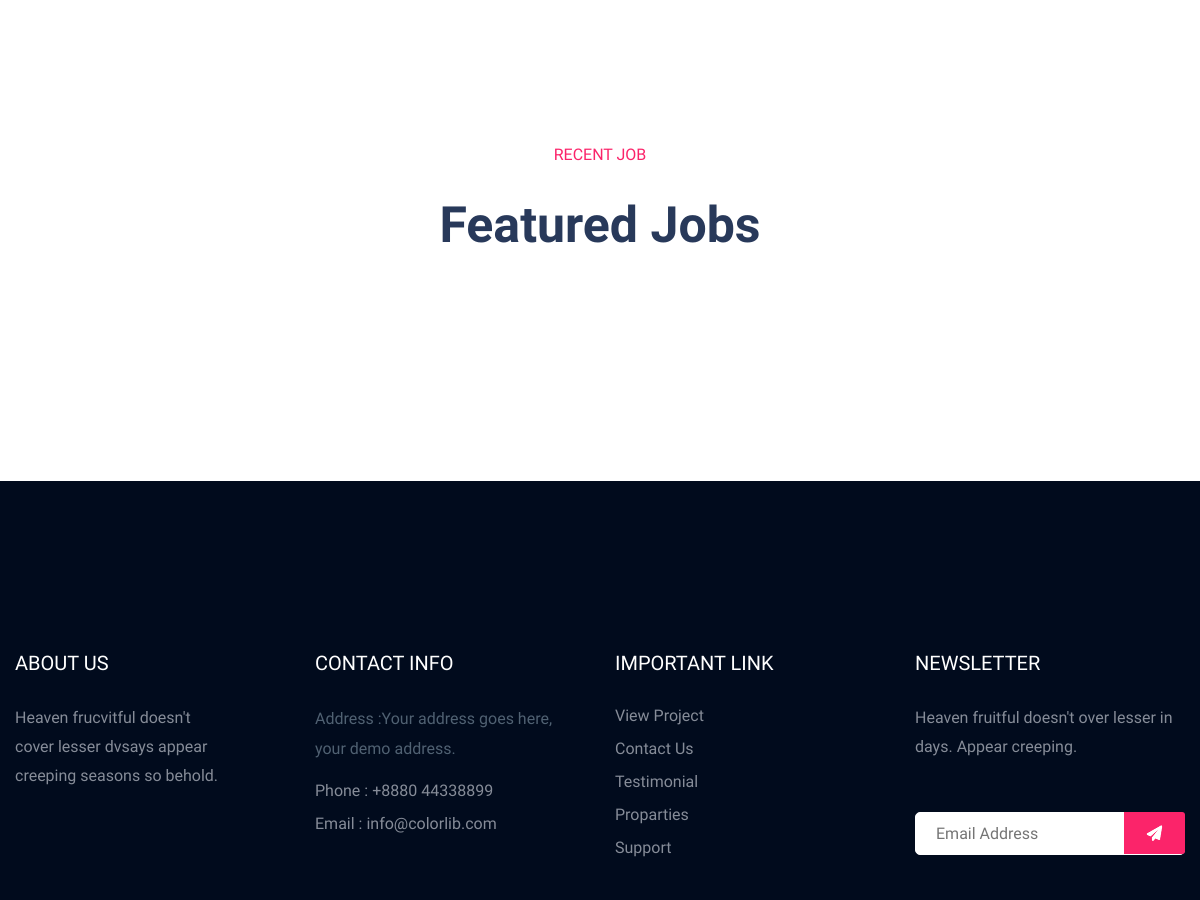
The app's page /jobs/ (middle part), older data.
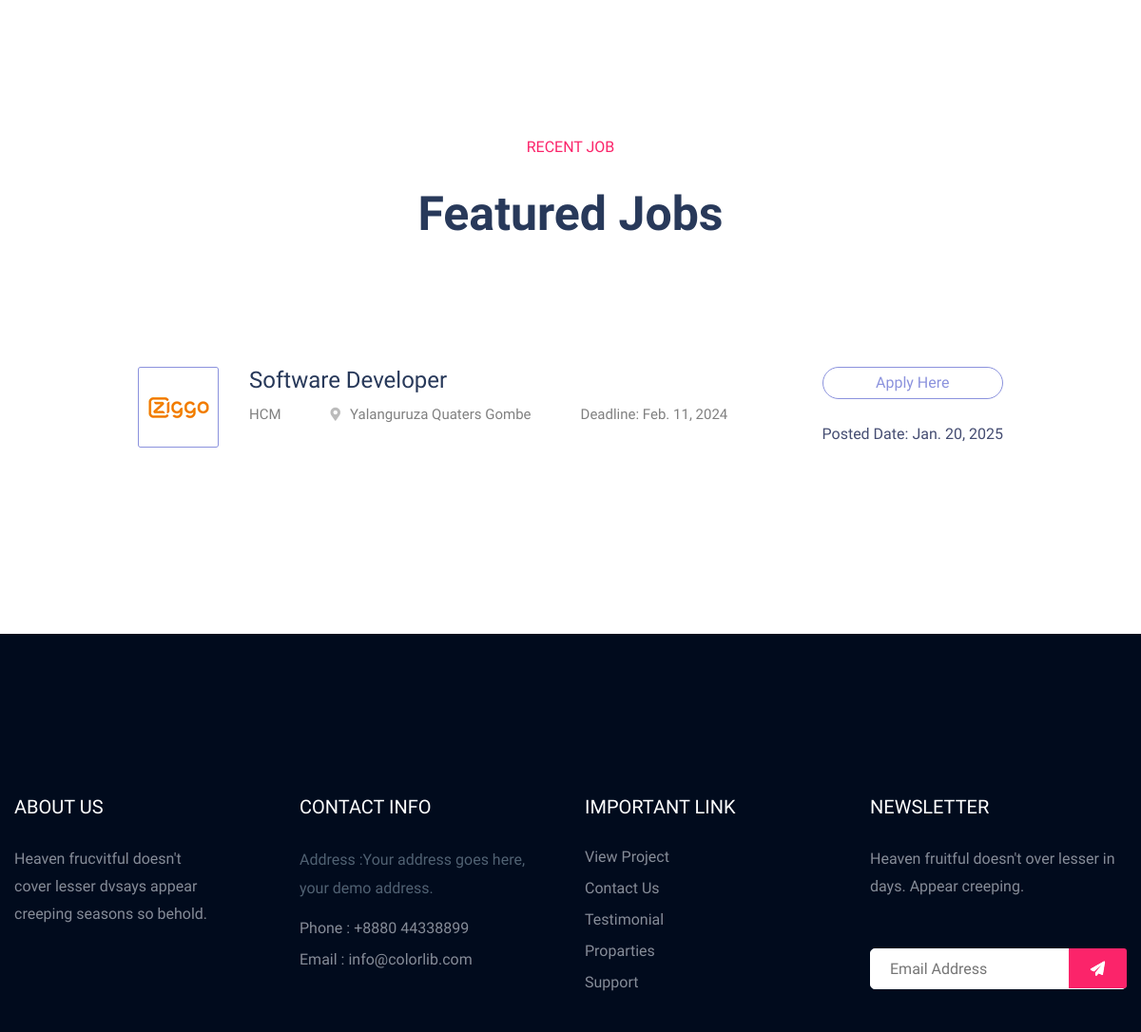
The same page, newer data.
### employer/models.py (models this page shows, shortened)
class Job(models.Model):
    title = models.CharField(max_length=100)
    description = models.TextField()
    company = models.CharField(max_length=100)
    location = models.CharField(max_length=100)
    posted_date = models.DateField(auto_now_add=True)
    deadline = models.DateField()

### employer/views.py (the view)
# urls.py: path('', views.JobListView.as_view(), name='jobs'),
class JobListView(View):
    def get(self, request):
        jobs = Job.objects.all().order_by('-id')[:5]
        return render(request, 'employer/jobs/index.html', {'jobs': jobs})

### templates/employer/jobs/index.html (shortened to what this page needs)
{% extends 'base.html' %}
{% load static %}
{% block content %}
  <section class="featured-job-area feature-padding">
    <div class="container">
      <div class="row">
        <div class="col-lg-12">
          <div class="section-tittle text-center">
            <span>Recent Job</span>
            <h2>Featured Jobs</h2>
          </div>
        </div>
      </div>
      <div class="row justify-content-center">
        <div class="col-xl-10">
          {% for job in jobs %}
            <div class="single-job-items mb-30">
              <div class="job-items">
                <div class="company-img">
                  <a href="job_details.html"><img src="{% static 'assets/img/icon/job-list1.png' %}" alt="" /></a>
                </div>
                <div class="job-tittle">
                  <a href="job_details.html"><h4>{{ job.title }}</h4></a>
                  <ul>
                    <li>{{ job.company }}</li>
                    <li>
                      <i class="fas fa-map-marker-alt"></i>{{ job.location }}
                    </li>
                    <li>Deadline: {{ job.deadline }}</li>
                  </ul>
                </div>
              </div>
              <div class="items-link f-right">
                <a href="{% url "employer:jobs-single" job.id %}">Apply Here</a>
                <span>Posted Date: {{ job.posted_date }}</span>
              </div>
            </div>
          {% endfor %}
        </div>
      </div>
    </div>
  </section>
{% endblock %}

### templates/base.html (shortened to what this page needs)
{% load static %}
<!DOCTYPE html>
<html class="no-js" lang="zxx">
  <head>
    <link rel="stylesheet" href=" {% static 'assets/css/bootstrap.min.css' %} " />
    <link rel="stylesheet" href=" {% static 'assets/css/owl.carousel.min.css' %} " />
    <link rel="stylesheet" href=" {% static 'assets/css/flaticon.css' %} " />
    <link rel="stylesheet" href=" {% static 'assets/css/price_rangs.css' %} " />
    <link rel="stylesheet" href=" {% static 'assets/css/slicknav.css' %} " />
    <link rel="stylesheet" href=" {% static 'assets/css/animate.min.css' %} " />
    <link rel="stylesheet" href=" {% static 'assets/css/magnific-popup.css' %} " />
    <link rel="stylesheet" href=" {% static 'assets/css/fontawesome-all.min.css' %} " />
    <link rel="stylesheet" href=" {% static 'assets/css/themify-icons.css' %} " />
    <link rel="stylesheet" href=" {% static 'assets/css/slick.css' %} " />
    <link rel="stylesheet" href=" {% static 'assets/css/nice-select.css' %} " />
    <link rel="stylesheet" href=" {% static 'assets/css/style.css' %} " />
  </head>
  <body>
    {% block content %}{% endblock %}
    {% include "_footer.html" %}
  </body>
</html>

### templates/_header.html (shortened to what this page needs)
{% load static %}

### templates/_footer.html (shortened to what this page needs)
{% load static %}
<footer>
    <div class="footer-area footer-bg footer-padding">
      <div class="container">
        <div class="row d-flex justify-content-between">
          <div class="col-xl-3 col-lg-3 col-md-4 col-sm-6">
            <div class="single-footer-caption mb-50">
              <div class="single-footer-caption mb-30">
                <div class="footer-tittle">
                  <h4>About Us</h4>
                  <div class="footer-pera">
                    <p>Heaven frucvitful doesn't cover lesser dvsays appear creeping seasons so behold.</p>
                  </div>
                </div>
              </div>
            </div>
          </div>
          <div class="col-xl-3 col-lg-3 col-md-4 col-sm-5">
            <div class="single-footer-caption mb-50">
              <div class="footer-tittle">
                <h4>Contact Info</h4>
                <ul>
                  <li>
                    <p>Address :Your address goes here, your demo address.</p>
                  </li>
                  <li>
                    <a href="#">Phone : +8880 44338899</a>
                  </li>
                  <li>
                    <a href="#">Email : info@colorlib.com</a>
                  </li>
                </ul>
              </div>
            </div>
          </div>
          <div class="col-xl-3 col-lg-3 col-md-4 col-sm-5">
            <div class="single-footer-caption mb-50">
              <div class="footer-tittle">
                <h4>Important Link</h4>
                <ul>
                  <li>
                    <a href="#">View Project</a>
                  </li>
                  <li>
                    <a href="#">Contact Us</a>
                  </li>
                  <li>
                    <a href="#">Testimonial</a>
                  </li>
                  <li>
                    <a href="#">Proparties</a>
                  </li>
                  <li>
                    <a href="#">Support</a>
                  </li>
                </ul>
              </div>
            </div>
          </div>
          <div class="col-xl-3 col-lg-3 col-md-4 col-sm-5">
            <div class="single-footer-caption mb-50">
              <div class="footer-tittle">
                <h4>Newsletter</h4>
                <div class="footer-pera footer-pera2">
                  <p>Heaven fruitful doesn't over lesser in days. Appear creeping.</p>
                </div>
                <div class="footer-form">
                  <div id="mc_embed_signup">
                    <form target="_blank" action="https://spondonit.us12.list-manage.com/subscribe/post?u=1462626880ade1ac87bd9c93a&amp;id=92a4423d01" method="get" class="subscribe_form relative mail_part">
                      <input type="email" name="email" id="newsletter-form-email" placeholder="Email Address" class="placeholder hide-on-focus" onfocus="this.placeholder = ''" onblur="this.placeholder = ' Email Address '" />
                      <div class="form-icon">
                        <button type="submit" name="submit" id="newsletter-submit" class="email_icon newsletter-submit button-contactForm"><img src="{% static 'assets/img/icon/form.png' %}" alt="" /></button>
                      </div>
                    </form>
                  </div>
                </div>
              </div>
            </div>
          </div>
        </div>
      </div>
    </div>
  </footer>

Row changes from the older to the newer data that the page shows:
added Job: title "Software Developer", company "HCM", location "Yalanguruza Quaters Gombe", deadline "Feb. 11, 2024", posted_date "Jan. 20, 2025"
